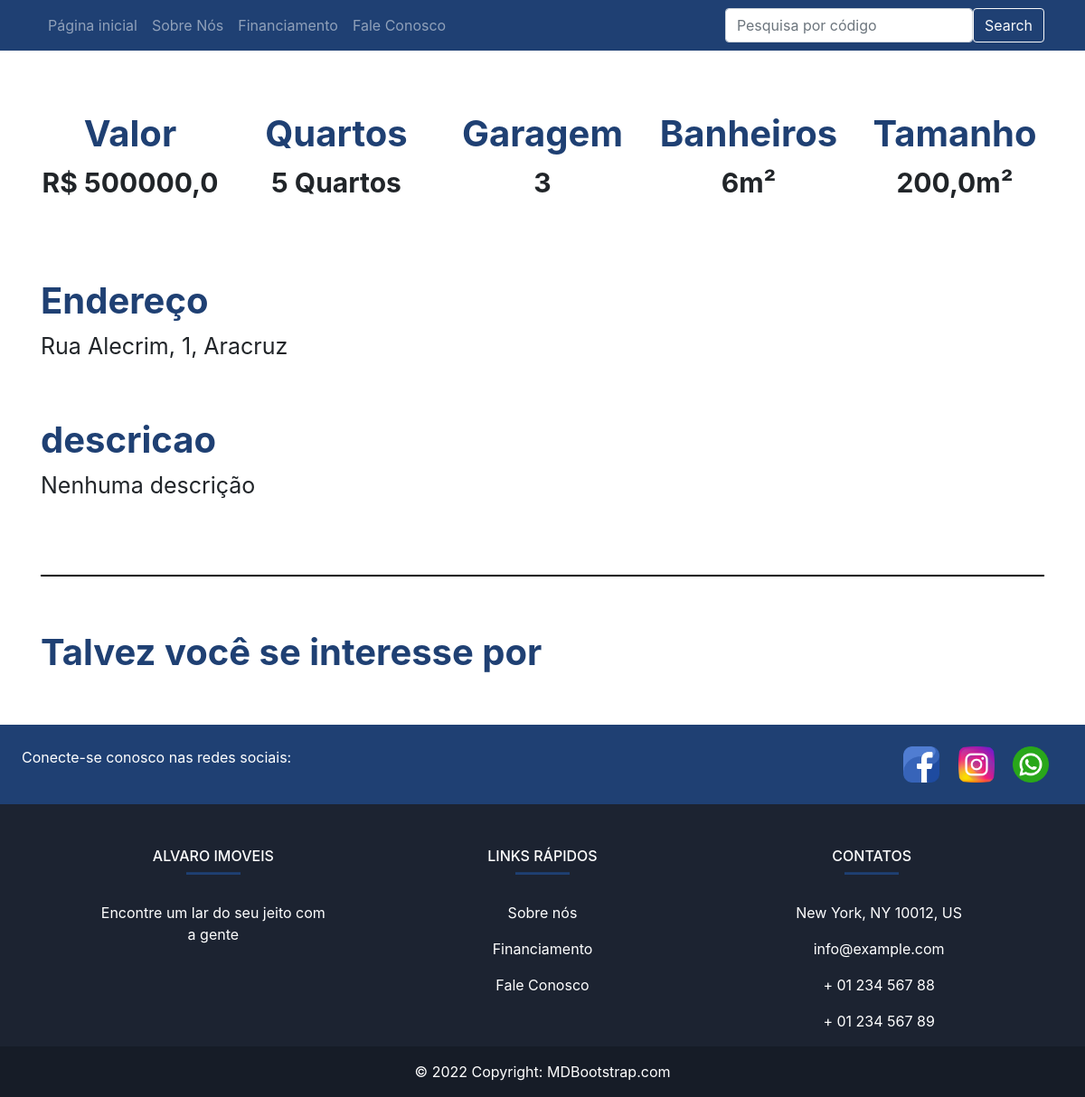
Before: /imovel/1 with the older database file.
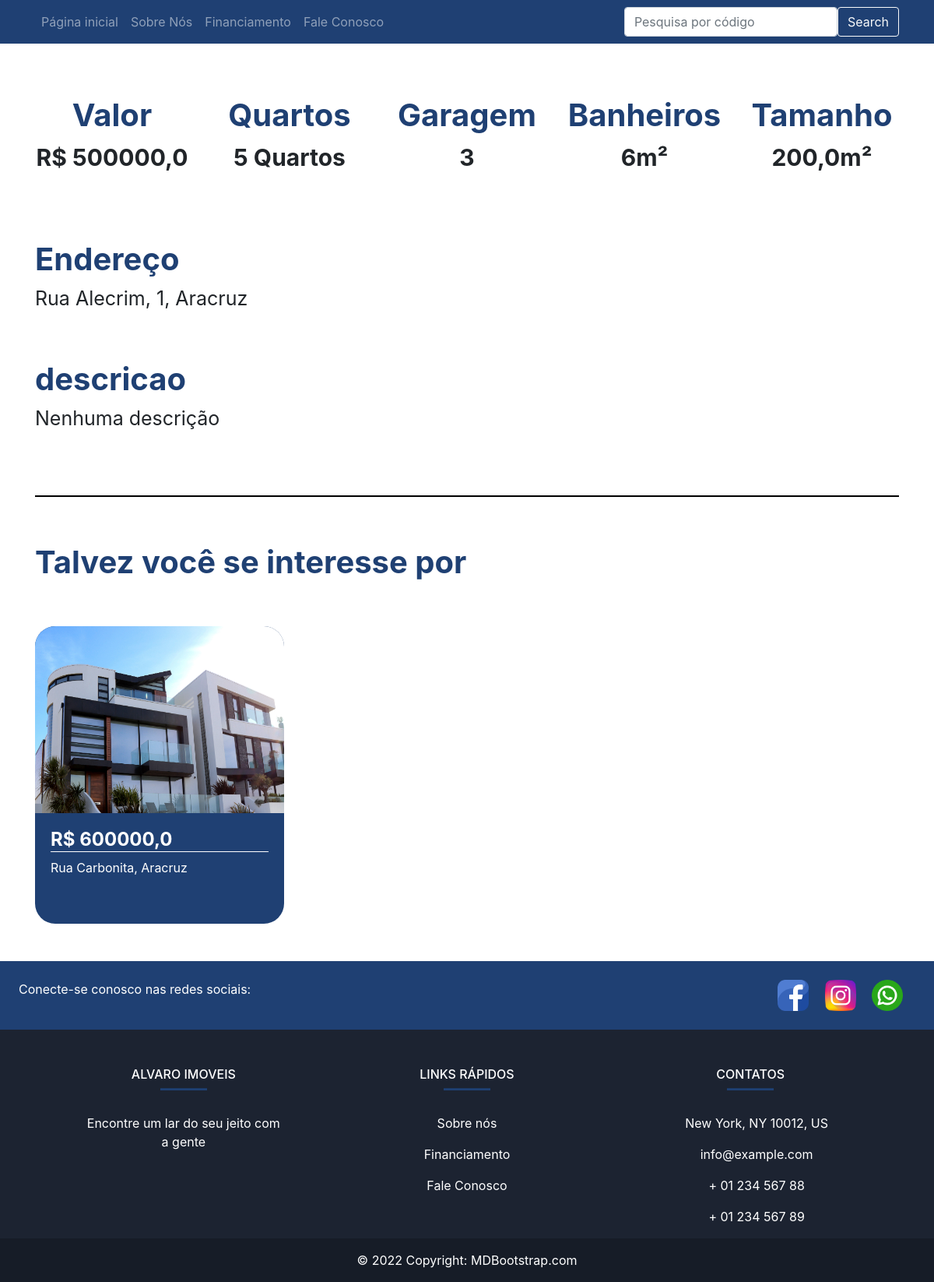
After: the same page with the newer database file.
### plataforma/models.py (models this page shows, shortened)
class Imovei(models.Model):
    choices = (('V', 'Venda'),
               ('A', 'Aluguel'))
    choices_imovel = (('A', 'Apartamento'),
                      ('C', 'Casa'),('L','Lote'))
    imagens = models.ManyToManyField(Imagem)
    valor = models.FloatField()
    quartos = models.IntegerField()
    tamanho = models.FloatField()
    cidade = models.ForeignKey(Cidade, on_delete=models.CASCADE)
    rua = models.CharField(max_length=50)
    bairro = models.CharField(max_length=60)
    tipo = models.CharField(max_length=1, choices=choices)
    tipo_imovel = models.CharField(max_length=1, choices=choices_imovel)
    numero = models.IntegerField()
    descricao = models.TextField()
    garagens = models.IntegerField()
    banheiros = models.IntegerField()

class Cidade(models.Model):
    nome = models.CharField(max_length=30)
    def __str__(self) -> str:
        return self.nome

class Imagem(models.Model):
    img = models.ImageField(upload_to='img')

### plataforma/views.py (the view)
# urls.py: path('imovel/<str:id>', views.imovel, name="imovel"),
def imovel(request, id):
    imovel = get_object_or_404(Imovei, id=id)
    sugestoes = Imovei.objects.filter(cidade=imovel.cidade).exclude(id=id)[:2]
    return render(request, 'imovel.html', {'imovel': imovel, 'sugestoes': sugestoes, 'id': id})

### plataforma/templates/imovel.html (shortened to what this page needs)
{% extends 'base.html' %}
{% load static %}
{% block 'head' %}
<link rel="stylesheet" href="{% static 'plataforma/css/home.css' %}">
{% endblock  %}
{% block 'body' %}
    <div style="text-align: center" class="container">
        <br>
        <br>
        <div id="carouselExampleControls" class="carousel slide" data-ride="carousel">
        <a class="carousel-control-prev" href="#carouselExampleControls" role="button" data-slide="prev">
            <span class="carousel-control-prev-icon" aria-hidden="true"></span>
        </a>
        <a class="carousel-control-next" href="#carouselExampleControls" role="button" data-slide="next">
            <span class="carousel-control-next-icon" aria-hidden="true"></span>
        </a>
    </div>
        <div class="row">
            <div class="col-md">
                <h3 class="titulo_especificacao">Valor</h3>
                <p class="especificacao">R$ {{imovel.valor}}</p>
            </div>
            <div class="col-md">
                <h3 class="titulo_especificacao">Quartos</h3>
                <p class="especificacao">{{imovel.quartos}} Quartos</p>
            </div>
            <div class="col-md">
                <h3 class="titulo_especificacao">Garagem</h3>
                <p class="especificacao">{{imovel.garagens}}</p>
            </div>
            <div class="col-md">
                <h3 class="titulo_especificacao">Banheiros</h3>
                <p class="especificacao">{{imovel.banheiros}}m²</p>
            </div>
            <div class="col-md">
                <h3 class="titulo_especificacao">Tamanho</h3>
                <p class="especificacao">{{imovel.tamanho}}m²</p>
            </div>
        </div>
        <br>
        <br>
        <div style="text-align: left">
            <h3 class="titulo_especificacao">Endereço</h3>
            <p class="especificacao_endereco">{{imovel.rua}}, {{imovel.bairro}}, {{imovel.cidade }}</p>
        </div>
        <br>
        <div style="text-align: left">
            <h3 class="titulo_especificacao">descricao</h3>
            <p class="especificacao_endereco">{{imovel.descricao}}</p>
            <br>
            <br>
        </div>
        <hr style="border: 1px solid black">
        <br>
        <div class="div_possivel_interesse">
            <h3 class="titulo_especificacao">Talvez você se interesse por</h3>
            <div class="row">
                {% for sugestao in sugestoes %}
                    <div class="col-md cont">
                        <div class="card_imovel">
                            <img class="img_capa_imovel" src="{{sugestao.imagens.all.0.img.url}}">
                            <div class="informacoes_imoveis">
                            <a class="a_none" href="{% url 'imovel' sugestao.id %}"><h4 class="valor">R$ {{sugestao.valor}}</h4></a>
                            <p>{{sugestao.rua}}, {{sugestao.cidade}}</p>
                            <br>
                            </div>
                        </div>
                    </div>
                {% endfor %}
            </div>
        </div>
    </div>
{% endblock  %}

### templates/base.html (shortened to what this page needs)
{% load static %}
<!DOCTYPE html>
<html lang="pt-br">
<head>
  <link rel="stylesheet" href="https://cdn.jsdelivr.net/npm/bootstrap@4.6.1/dist/css/bootstrap.min.css">
  <link rel="stylesheet" href="{% static '/css/base.css' %}">
  {% block 'head' %}{% endblock %}
</head>
<body>
  <nav class="navbar navbar-expand-lg navbar-dark " style="background-color:#1F4073 ;">
    <div class="container-md " id="container-items-navbar">
      <div class="collapse navbar-collapse" id="navbarSupportedContent">
        <ul class="navbar-nav me-auto mb-2 mb-lg-0">
          <li class="nav-item">
            <a class="nav-link " aria-current="page" href="{% url 'home' %}">Página inicial</a>
          </li>
          <li class="nav-item">
            <a class="nav-link" href="{% url 'sobre' %}"> Sobre Nós </a>
          </li>
          <li class="nav-item ">
            <a class="nav-link " href="{% url 'financiamento' %}">Financiamento</a>
          </li>
          <li class="nav-item">
            <a class="nav-link" href="{% url 'faleconosco' %}">Fale Conosco</a>
          </li>
        </ul>
      </div>
      <form class="d-flex flex-nowrap" method="get" action="{% url 'busca'%}">
        <input name="id" class="form-control me-2" type="number" placeholder="Pesquisa por código" aria-label="Search">
        <button class="btn btn-outline-light" type="submit">Search</button>
      </form>
    </div>
  </nav>
  {% block 'body' %}{% endblock %}
  <footer
          class="text-center text-lg-start text-white mt-5"
          style="background-color: #1c2331"
          >
    <section
             class="d-flex justify-content-between p-4"
             style="background-color: #1F4073"
             >
      <div class="me-5">
        <span>Conecte-se conosco nas redes sociais:</span>
      </div>
      <div>
        <a href="" class="text-white me-4 mr-3">
          <img src="{% static '/img/facebook.png' %}" width="40px" alt="">
        </a>
        <a href="" class="text-white me-4 mr-3">
          <img src="{% static '/img/instagram.png' %}" width="40px" alt="">
        </a>
        <a href="" class="text-white me-4 mr-3">
          <img src="{% static '/img/whatsapp.png' %}" width="40px" alt="">
        </a>
      </div>
    </section>
    <section class="">
      <div class="container text-center text-md-start mt-5">
        <div class="row mt-3">
          <div class="col-md-3 col-lg-4 col-xl-3 mx-auto mb-4">
            <h6 class="text-uppercase fw-bold">Alvaro imoveis</h6>
            <hr
                class="mb-4 mt-0 d-inline-block mx-auto"
                style="width: 60px; background-color: #1F4073; height: 2px"
                />
            <p>
             Encontre um lar do seu jeito com a gente
            </p>
          </div>
          <div class="col-md-3 col-lg-2 col-xl-2 mx-auto mb-4">
            <h6 class="text-uppercase fw-bold">Links rápidos</h6>
            <hr
                class="mb-4 mt-0 d-inline-block mx-auto"
                style="width: 60px; background-color: #1F4073; height: 2px"
                />
            <p>
              <a href="#!" class="text-white">Sobre nós</a>
            </p>
            <p>
              <a href="#!" class="text-white">Financiamento</a>
            </p>
            <p>
              <a href="#!" class="text-white">Fale Conosco</a>
            </p>
          </div>
          <div class="col-md-4 col-lg-3 col-xl-3 mx-auto mb-md-0 mb-4">
            <h6 class="text-uppercase fw-bold">Contatos</h6>
            <hr
                class="mb-4 mt-0 d-inline-block mx-auto"
                style="width: 60px; background-color: #1F4073; height: 2px"
                />
            <p> New York, NY 10012, US</p>
            <p> info@example.com</p>
            <p> + 01 234 567 88</p>
            <p> + 01 234 567 89</p>
          </div>
        </div>
      </div>
    </section>
    <div
         class="text-center p-3"
         style="background-color: rgba(0, 0, 0, 0.2)"
         >
      © 2022 Copyright:
      <a class="text-white" href="https://mdbootstrap.com/"
         >MDBootstrap.com</a
        >
    </div>
  </footer>
</body>
</html>

### templates/static/css/base.css (style rules this page uses)
* { padding:0; margin:0; vertical-align:baseline; list-style:none; border:0 }

### templates/static/plataforma/css/home.css (style rules this page uses)
* { padding:0; margin:0; vertical-align:baseline; list-style:none; border:0; }
.card_imovel { background-color: #1F4073; width: 20rem; margin-top: 50px; border-radius: 26px; }
.img_capa_imovel { width: 20rem; height: 15rem; border-top-left-radius: 26px; border-top-right-radius: 26px; }
.informacoes_imoveis { padding: 20px; color: white; }
.valor { font-weight: bold; border-bottom: 1px solid white; }
.a_none { color: white; }
.titulo_especificacao { color: #1F4073; font-weight: bold; margin-top: 20px; font-size: 40px; }
.especificacao { font-size: 30px; font-weight: bold; }
.especificacao_endereco { font-size: 25px; }
.div_possivel_interesse { text-align: left; }

Changed rows visible on the page:
added Imovei: imagens.all.0.img (picture), valor "600000,0", rua "Rua Carbonita", cidade "Aracruz"
